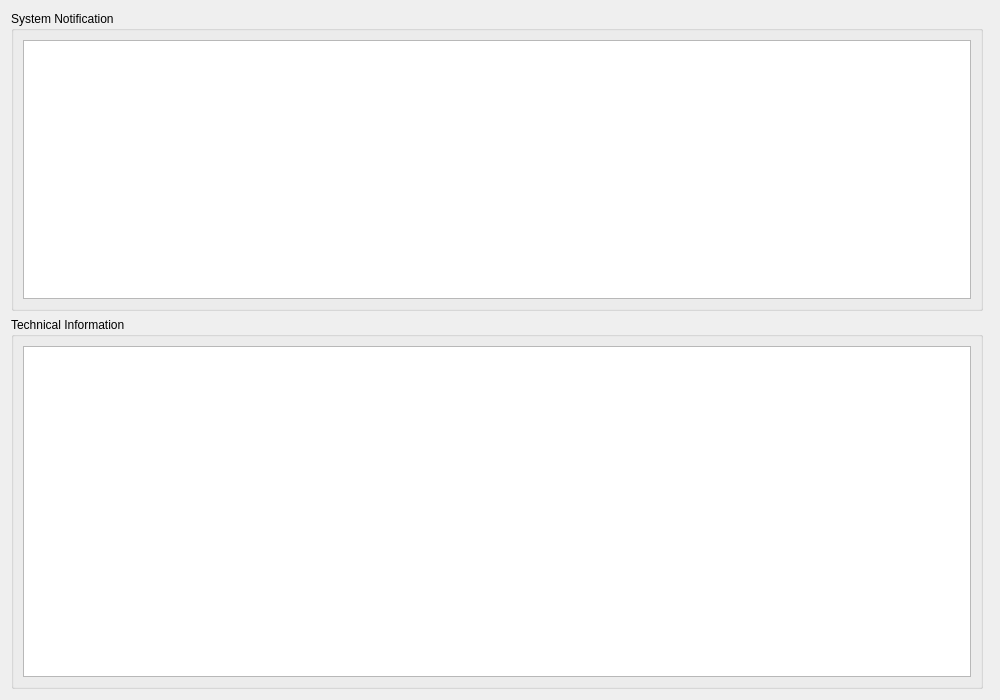
<?xml version="1.0" encoding="UTF-8"?>
<ui version="4.0">
 <comment>File: museUtilsExceptionDialog.ui
 Location:    musextputils/client/uiforms
 Project:     Muse Systems xTuple ERP Utilities

 Licensed to Lima Buttgereit Holdings LLC (d/b/a Muse Systems) under one or
 more agreements.  Muse Systems licenses this file to you under the Apache
 License, Version 2.0.

 See the LICENSE file in the project root for license terms and conditions.
 See the NOTICE file in the project root for copyright ownership information.

 muse.information@musesystems.com  :: https://muse.systems</comment>
 <class>museUtilsExceptionDialog</class>
 <widget class="QDialog" name="museUtilsExceptionDialog">
  <property name="geometry">
   <rect>
    <x>0</x>
    <y>0</y>
    <width>1000</width>
    <height>700</height>
   </rect>
  </property>
  <property name="minimumSize">
   <size>
    <width>1000</width>
    <height>420</height>
   </size>
  </property>
  <property name="windowTitle">
   <string>System Notification/Exception</string>
  </property>
  <layout class="QHBoxLayout" name="horizontalLayout">
   <item>
    <layout class="QVBoxLayout" name="verticalLayout">
     <item>
      <widget class="QGroupBox" name="sysNotificationGroupBox">
       <property name="sizePolicy">
        <sizepolicy hsizetype="Preferred" vsizetype="Preferred">
         <horstretch>0</horstretch>
         <verstretch>1</verstretch>
        </sizepolicy>
       </property>
       <property name="minimumSize">
        <size>
         <width>0</width>
         <height>300</height>
        </size>
       </property>
       <property name="title">
        <string>System Notification</string>
       </property>
       <layout class="QVBoxLayout" name="verticalLayout_2">
        <item>
         <widget class="XTextEdit" name="sysNotificationTextEdit">
          <property name="readOnly">
           <bool>true</bool>
          </property>
         </widget>
        </item>
       </layout>
      </widget>
     </item>
     <item>
      <widget class="QGroupBox" name="debugGroupBox">
       <property name="enabled">
        <bool>true</bool>
       </property>
       <property name="sizePolicy">
        <sizepolicy hsizetype="Preferred" vsizetype="Minimum">
         <horstretch>0</horstretch>
         <verstretch>3</verstretch>
        </sizepolicy>
       </property>
       <property name="title">
        <string>Technical Information</string>
       </property>
       <layout class="QVBoxLayout" name="verticalLayout_3">
        <item>
         <widget class="XTextEdit" name="debugTextEdit">
          <property name="readOnly">
           <bool>true</bool>
          </property>
         </widget>
        </item>
       </layout>
      </widget>
     </item>
    </layout>
   </item>
   <item>
    <widget class="QDialogButtonBox" name="buttonBox">
     <property name="orientation">
      <enum>Qt::Vertical</enum>
     </property>
     <property name="standardButtons">
      <set>QDialogButtonBox::NoButton</set>
     </property>
     <property name="centerButtons">
      <bool>true</bool>
     </property>
    </widget>
   </item>
  </layout>
 </widget>
 <customwidgets>
  <customwidget>
   <class>XTextEdit</class>
   <extends>QTextEdit</extends>
   <header>xtextedit.h</header>
  </customwidget>
 </customwidgets>
 <resources/>
 <connections/>
</ui>
